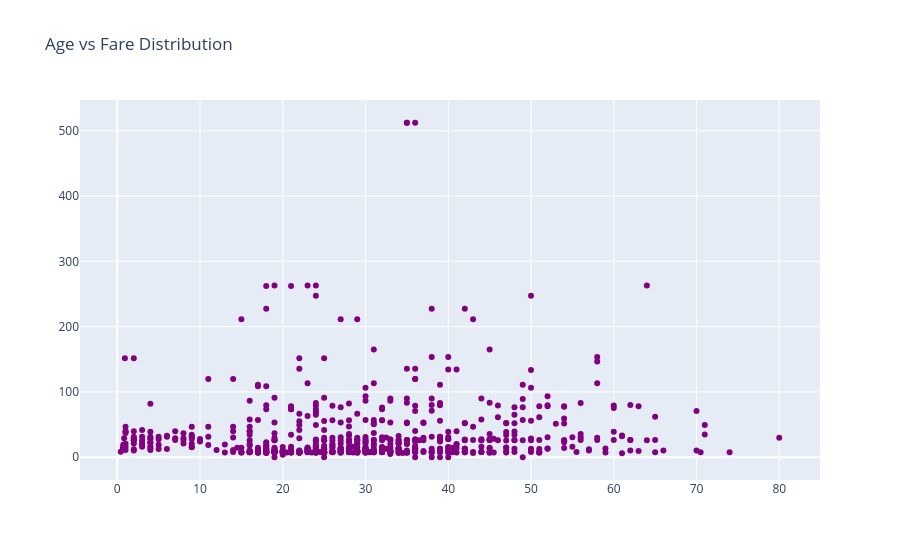

Here is the notebook cell this chart was saved with:
### Code cell
trace=go.Scatter(x=data['Age'],y=data['Fare'],
                 mode='markers',
                 marker={'color':'purple'})
layout=go.Layout(
    title="Age vs Fare Distribution")
fig=go.Figure(data=trace,layout=layout)
fig.show()

### Figure 1 — Plotly figure (JSON) as saved in the notebook; plotly's stock layout.template omitted (floating-point values rounded to 4 significant figures; data arrays with more than 128 entries replaced by an {"elided": "..."} marker saying what was removed)
{"data": [{"marker": {"color": "purple"}, "mode": "markers", "type": "scatter", "x": {"elided": "891 float values"}, "y": {"elided": "891 float values"}}], "layout": {"title": {"text": "Age vs Fare Distribution"}}}
